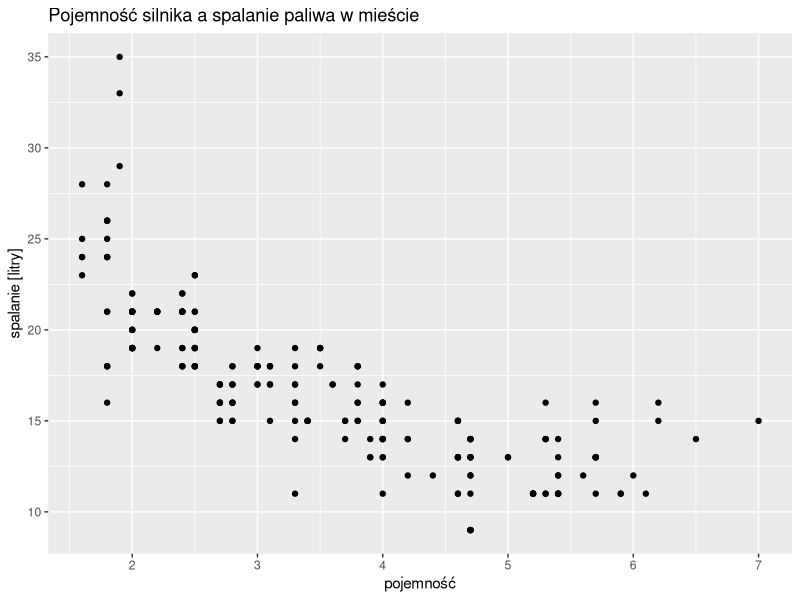
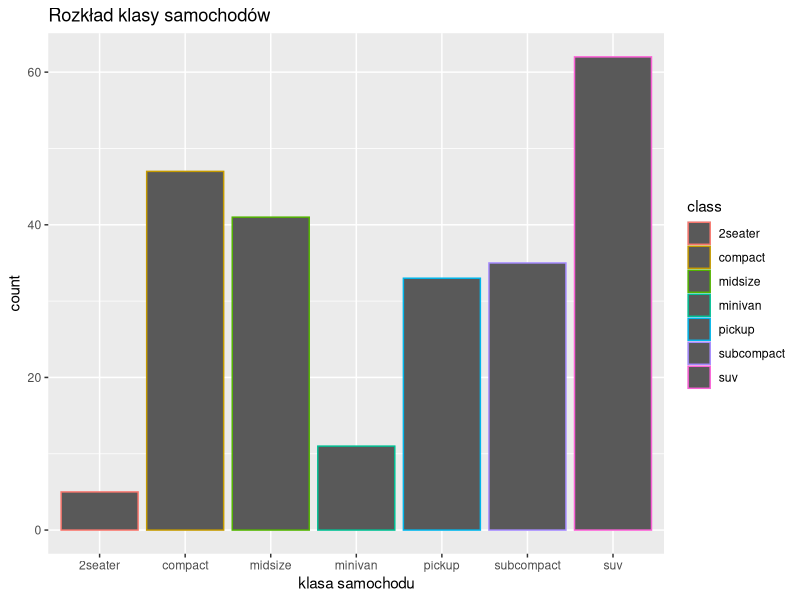
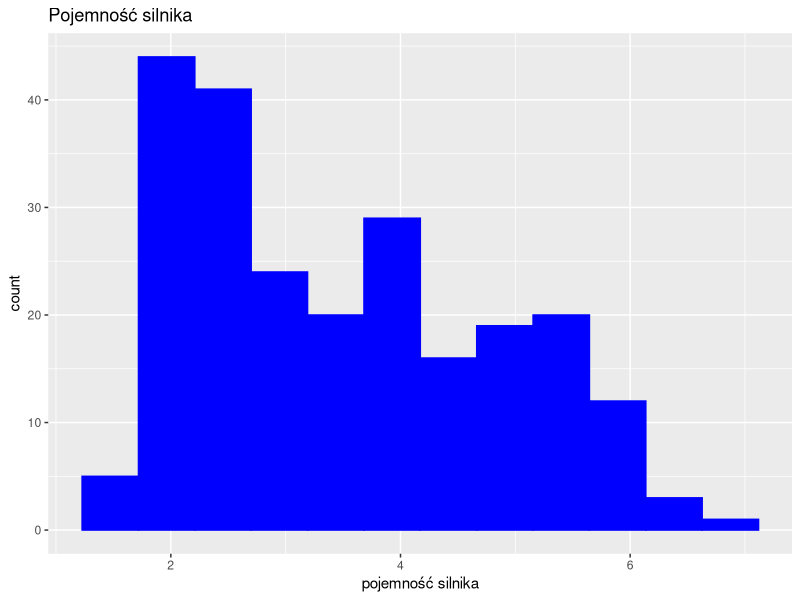
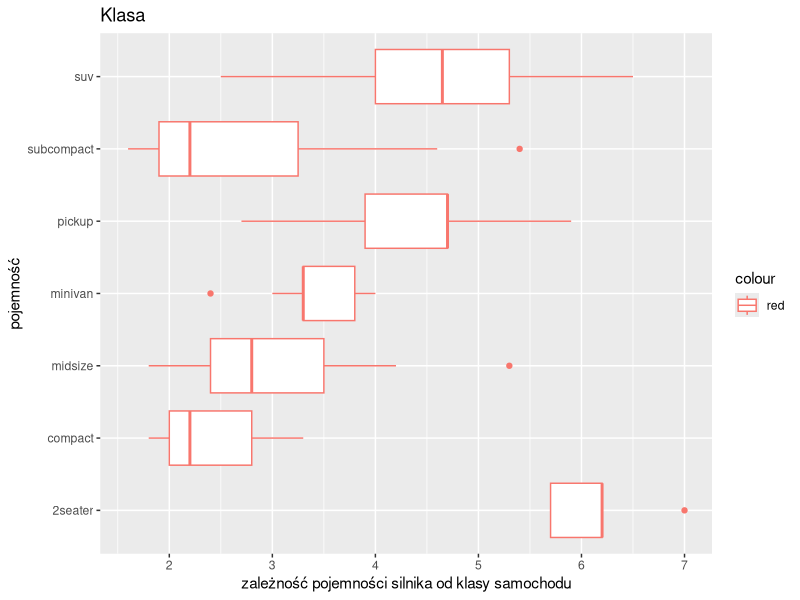

These figures' R source, in order:
# zadanie 4-2
library(tidyverse)
ggplot(data = mpg) +
  geom_point(mapping = aes (x=displ, y=cty)) +
  labs(title = "Pojemność silnika a spalanie paliwa w mieście", x = "pojemność", y= "spalanie [litry]")





# zadanie 4-3
ggplot (data=mpg) +
  geom_bar(mapping =aes(x = class, color = class)) +
  labs(title = "Rozkład klasy samochodów", x = "klasa samochodu")






# zadanie 4-4
ggplot (data=mpg) +
  geom_histogram(mapping = aes(displ), bins= 12, color = "blue", fill="blue") +
  labs(title = "Pojemność silnika", x = "pojemność silnika")





# zadanie 4-5
ggplot(data = mpg, aes(x = class, y = displ, color = "red")) +
  geom_boxplot() +
  coord_flip() +
  labs(title = "Klasa", x = "pojemność", y= "zależność pojemności silnika od klasy samochodu")


